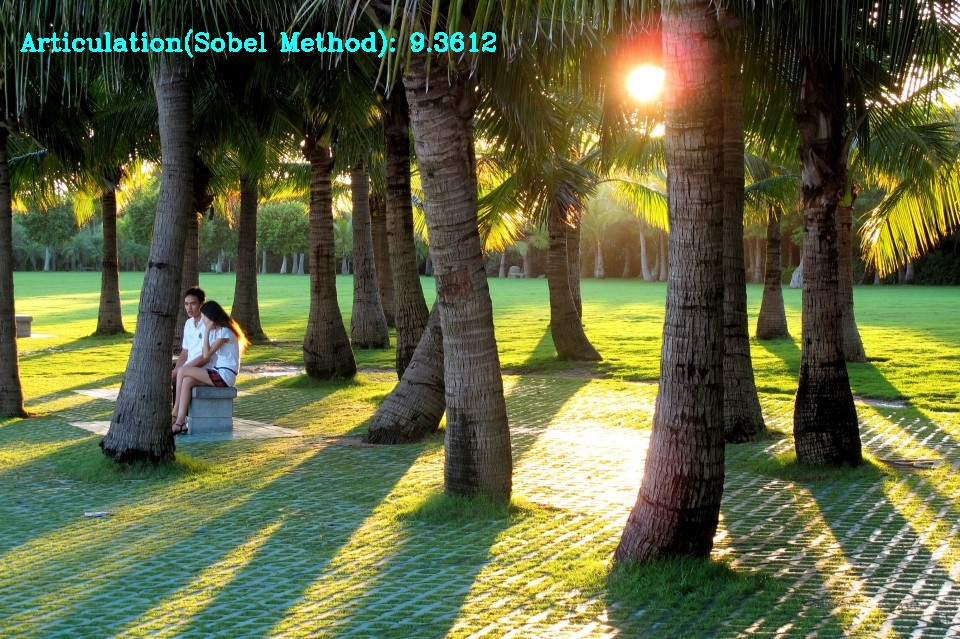
//> input picture examples/img_gradient/1.jpg, 960 x 639 px
$ ./img_gradient 1 1.jpg   (built with g++ and OpenCV 4)
//> lines starting //> are read from the running program, lines starting //| are printed output that depends on the picture; after the words box and inside, x2 and y2 are one past the last pixel; in counts of white or black regions, pixels touching at a corner belong together
#include "opencv2/opencv.hpp"
#include "opencv2/highgui.hpp"
#include "opencv2/imgproc.hpp"

#include <iostream>


using namespace cv;
using namespace std;


void tenengrad(Mat &img)
{
    Mat grey;
    Mat grey_sobel;
    double meanValue;

    cvtColor(img, grey, COLOR_BGR2GRAY);

    /*计算 x,y 方向梯度*/
    Sobel(grey, grey_sobel, CV_16U, 1, 1);
    meanValue = mean(grey_sobel)[0];

    convertScaleAbs(grey_sobel, grey_sobel, 1);

    stringstream meanValueStream;
    string meanValueString;
    meanValueStream << meanValue;
    meanValueStream >> meanValueString;
    meanValueString = "meanSobel: " + meanValueString;

    putText(img, meanValueString, Point(20, 100), FONT_HERSHEY_COMPLEX, 0.8, Scalar(0, 255, 0), 2);

    imshow("src", img);
    imshow("grey", grey);
    imshow("sobel", grey_sobel);

    waitKey();

    return;
}

// [30 lines left out: function laplacian, not called in this run]

/*均值 与 标准差*/
// [28 lines left out: function standard_deviation, not called in this run]

int main(int argc, char **argv)
{
    if(argc < 3)
    {
        cout<<"Usage: ./img_gradient <type> image_filename"<<endl;
        cout<<"type 1: tenengrad gradient.\n"
               "type 2: laplacian gradient\n"
               "type 3: standard deviation gradient"<<endl;
        return -1;
    }

    Mat src=imread(argv[2], IMREAD_COLOR);
//> src is the input picture: 639 rows x 960 cols, CV_8UC3; mean B, G, R 65.1, 101.8, 96.9
    Mat dst;
    int type;
    if(src.empty())
    {
        cout<<"read failed."<<endl;
        return -1;
    }

    type = atoi(argv[1]);
//> type = 1
    switch(type)
    {
        case 1:
            tenengrad(src);
//> in tenengrad, `cvtColor(img, grey, COLOR_BGR2GRAY);`:
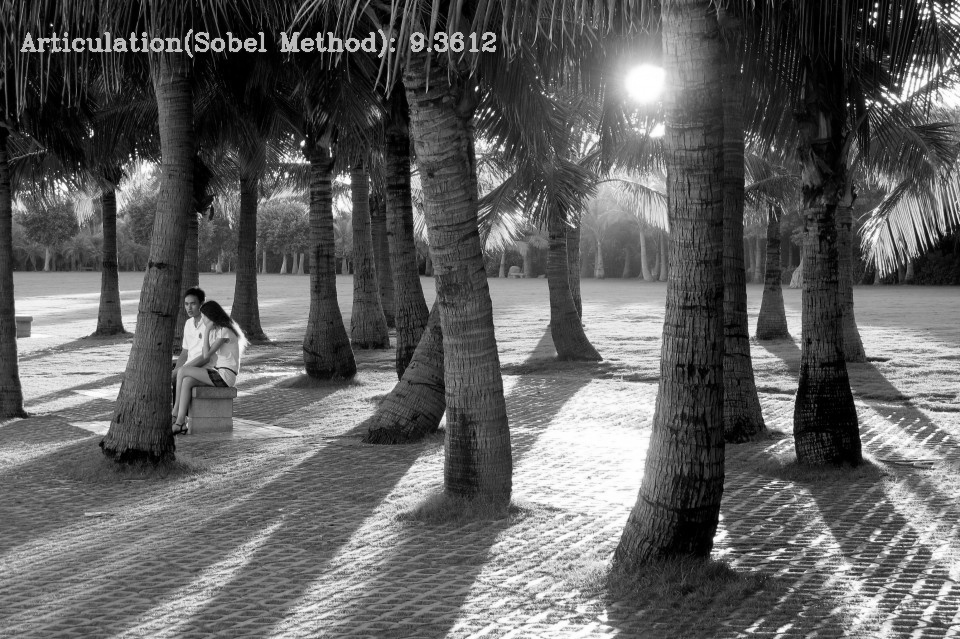
//> grey: 639 rows x 960 cols, CV_8UC1; min 0, max 255, mean 96.2
//> in tenengrad, `Sobel(grey, grey_sobel, CV_16U, 1, 1);`:
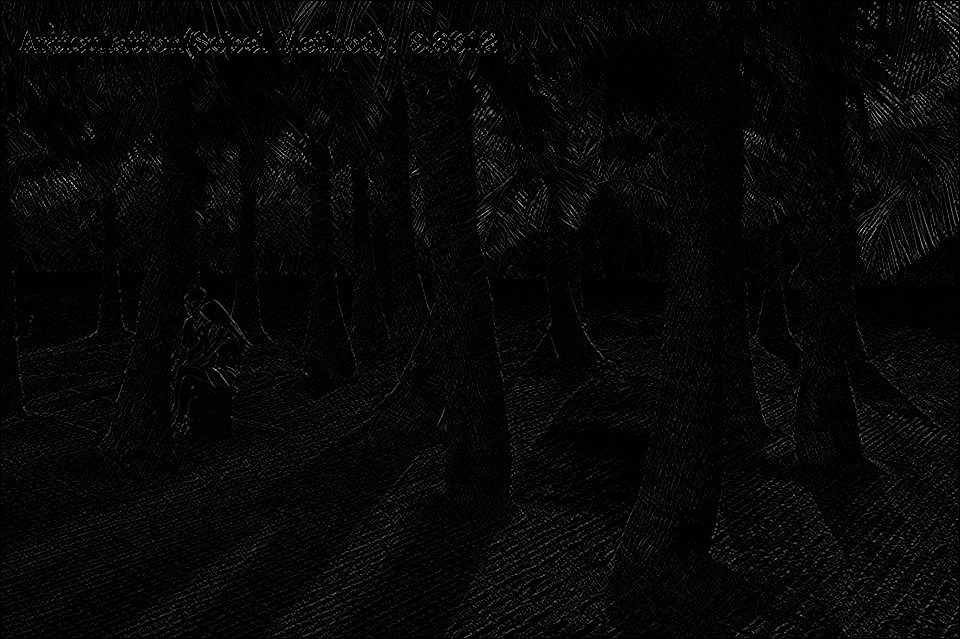
//> grey_sobel: 639 rows x 960 cols, CV_16UC1; min 0, max 348, mean 9.7; drawn with min black and max white
//> in tenengrad, `meanValue = mean(grey_sobel)[0];`: meanValue = 9.69
//> in tenengrad, `putText(img, meanValueString, Point(20, 100), FONT_HERSHEY_COMPLEX, 0...`:
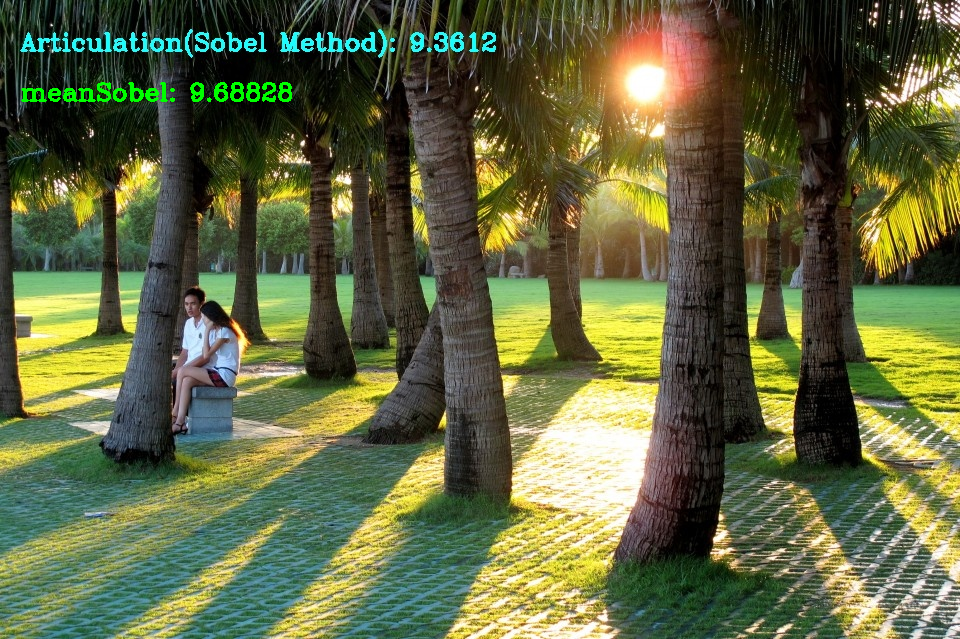
//> img: 639 rows x 960 cols, CV_8UC3; 0.39% of pixels changed, all inside (x1, y1, x2, y2) = (21, 82, 292, 102)
            break;
        case 2:
            laplacian(src);
            break;
        case 3:
            standard_deviation(src);
            break;
        default:
            cout<<"invalid paramter."<<endl;
            break;
    }

    return 0;
}

$ run again, on examples/img_gradient/index.jpg
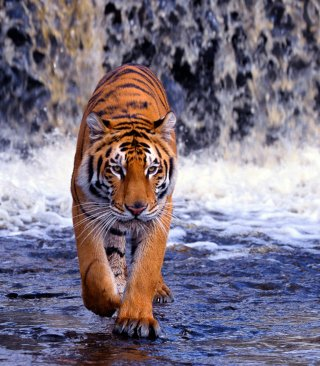
//> input picture examples/img_gradient/index.jpg, 320 x 366 px
//> src is the input picture: 366 rows x 320 cols, CV_8UC3; mean B, G, R 130.5, 114.7, 124
//> type = 1
//> in tenengrad, `Sobel(grey, grey_sobel, CV_16U, 1, 1);`:
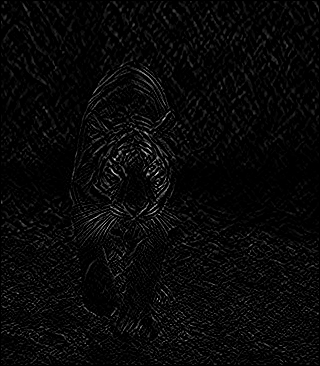
//> grey_sobel: 366 rows x 320 cols, CV_16UC1; min 0, max 279, mean 9.4; drawn with min black and max white
//> meanValue = 9.39
//> in tenengrad, `putText(img, meanValueString, Point(20, 100), FONT_HERSHEY_COMPLEX, 0...`:
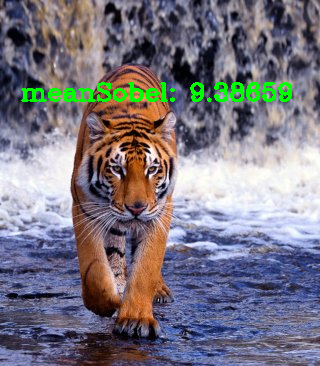
//> img: 366 rows x 320 cols, CV_8UC3; 2.05% of pixels changed, all inside (x1, y1, x2, y2) = (21, 82, 292, 102)
